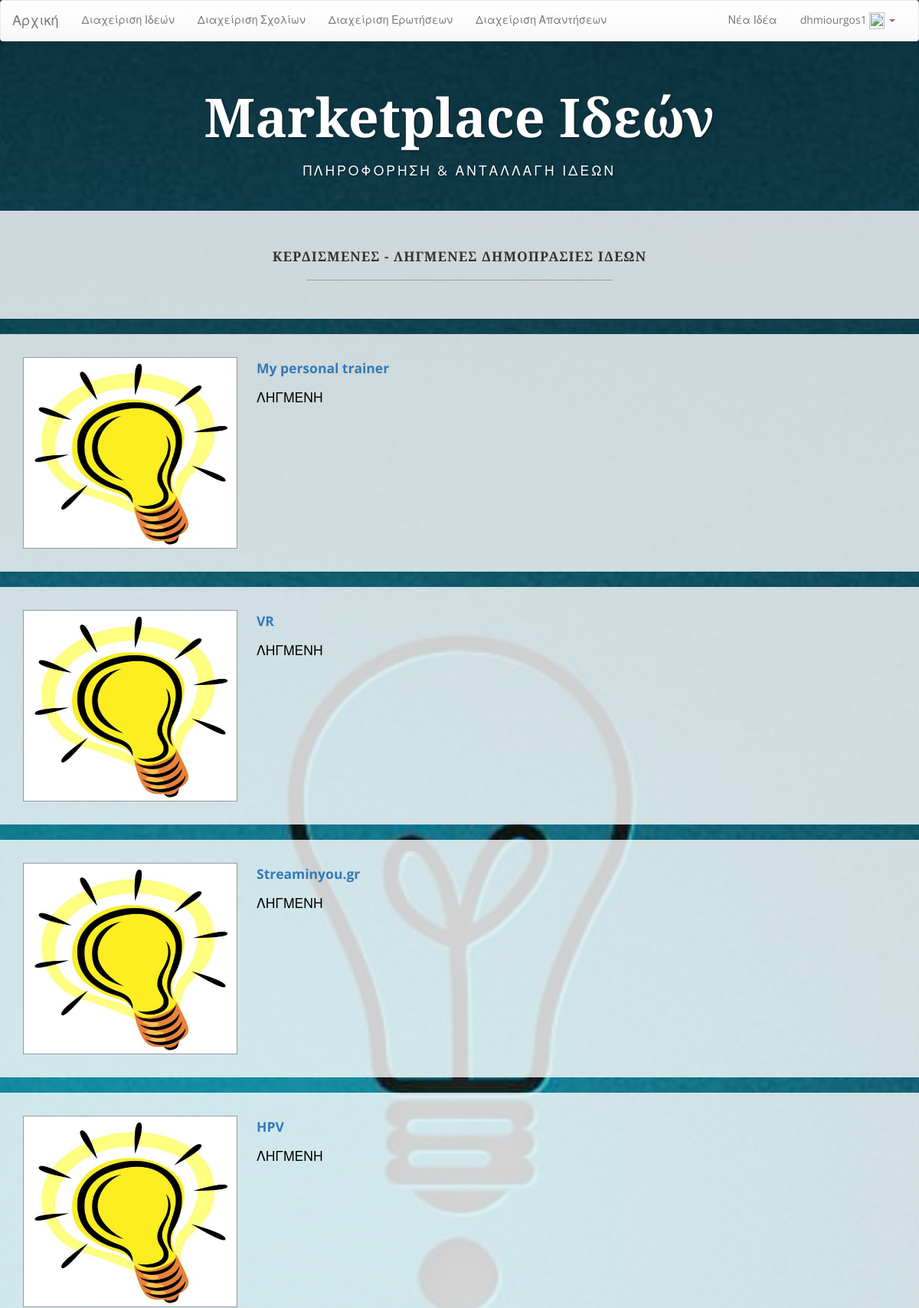
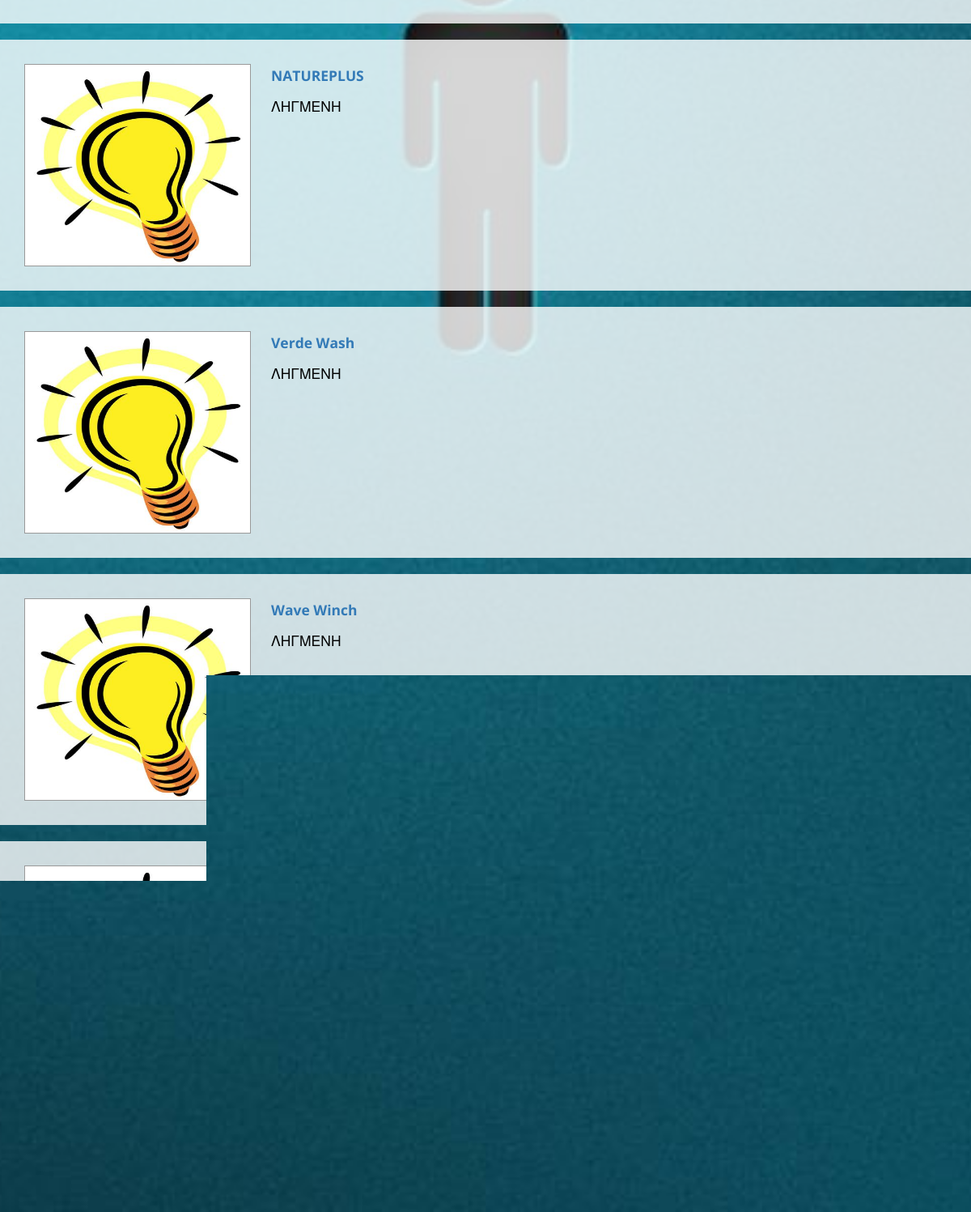
Page /IdeasMarketplace/expideas.php (signed in) on the committed database (2 pictures, top to bottom).
### tables this page shows
CREATE TABLE IF NOT EXISTS `users` (
  `id` int(11) NOT NULL,
  `first_name` text NOT NULL,
  `last_name` text NOT NULL,
  `email` text NOT NULL,
  `password` text NOT NULL,
  `type` int(11) NOT NULL,
  `sex` int(11) NOT NULL,
  `age` int(11) NOT NULL,
  `img_temp` tinyint(1) NOT NULL,
  `image` longblob NOT NULL
);

CREATE TABLE IF NOT EXISTS `auctions` (
  `id` int(11) NOT NULL,
  `name` text NOT NULL,
  `description` text NOT NULL,
  `bid_start` int(11) NOT NULL,
  `bid_min` int(11) NOT NULL,
  `buy_price` int(11) NOT NULL,
  `offer_start` datetime NOT NULL,
  `offer_end` datetime NOT NULL,
  `winner` int(11) NOT NULL
);

### IdeasMarketplace/expideas.php (the view, shortened to what this page needs)
<?php
include 'functions.php';
$conn = sqldb();
$sql = 'SELECT id,name,winner FROM auctions WHERE ((now()>offer_end) OR (winner!=0))';
$result = $conn->query($sql);
?>
<html>
    <head>
        <?php styles(); ?>
    </head>
    <body>
        <?php show_header(); ?>
        <div class="brand">Marketplace Ιδεών</div>
        <div class="address-bar">ΠΛηροφορηση & ανταλλαγη ιδεων</div>
        <div class="container">
            <?php
            if ($result->num_rows > 0) {
                ?>
                <div class="row">
                    <div class="box">
                        <div class="col-lg-12">
                            <h2 class="intro-text text-center"><b>Κερδισμενες - Ληγμενες Δημοπρασιες Ιδεων</b></h2>
                            <hr>
                        </div>
                    </div>
                </div>
                <?php
                while ($row = $result->fetch_assoc()) {
                    ?>
                    <div class="row">
                        <div class="box">
                            <div class="col-lg-12">
                                <p><a href="/idea.php?id=<?= $row['id']; ?>"><img class="img-responsive img-border img-left" style="width:280px;height: 250px;" src="img/idea.JPG" alt=""><b><?= $row['name']; ?></b></a>
                                    <br>
                                    <?php
                                    if ($row['winner'] == 0) {
                                        echo "<p>ΛΗΓΜΕΝΗ</p>";
                                    } else {
                                        echo "<p>ΕΞΑΓΟΡΑΣΜΕΝΗ</p>";
                                    }
                                    ?>
                            </div>
                        </div>
                    </div>
                    <?php
                }
            }
            ?>
        </div>
    <?php show_footer(); ?>
</body>
</html>

### IdeasMarketplace/functions.php (shortened to what this page needs)
<?php
function show_header() {
    if (isset($_SESSION['id'])) {
        $conn = sqldb();
        $sql = "SELECT first_name FROM users WHERE id=" . $_SESSION['id'];
        $result = $conn->query($sql);
        $user = $result->fetch_assoc();
    }
    ?>
    <nav class="navbar navbar-default">
        <div class="container-fluid">
            <div class="navbar-header">
                <a class="navbar-brand" href="/">Αρχική</a>
            </div>
            <div class="collapse navbar-collapse" id="bs-example-navbar-collapse-1">
                <ul class="nav navbar-nav">
                    <?php
                    if (isset($_SESSION['id'])) {
                        if ($_SESSION['type'] == 2) {
                            fix_link("/creator/");
                            echo 'Διαχείριση Ιδεών</a></li>';
                            echo 'Διαχείριση Σχολίων</a></li>';
                            echo 'Διαχείριση Ερωτήσεων</a></li>';
                            echo 'Διαχείριση Απαντήσεων</a></li>';
                        } else if ($_SESSION['type'] == 3) {
                            fix_link("/admin/");
                            echo 'Διαχείριση Χρηστών</a></li>';
                            fix_link("/admin/ideas.php");
                            echo 'Διαχείριση Ιδεών</a></li>';
                            fix_link("/admin/comments.php");
                            echo 'Διαχείριση Σχολίων</a></li>';
                            fix_link("/admin/questions.php");
                            echo 'Διαχείριση Ερωτήσεων</a></li>';
                            fix_link("/admin/answers.php");
                            echo 'Διαχείριση Απαντήσεων</a></li>';
                        }
                    }
                    ?>
                </ul>
                <ul class="nav navbar-nav navbar-right">
                    <?php
                    if (isset($_SESSION['id'])) {
                        if ($_SESSION['type'] == 2) {
                            echo 'Νέα Ιδέα</a></li>';
                        }
                        ?>
                        <li class="dropdown">
                            <a href="#" class="dropdown-toggle" data-toggle="dropdown" role="button" aria-expanded="false"><?= $user['first_name'] ?>
                                <?php if ($_SESSION['img_temp'] == 0) { ?>
                                    <img style="height: 22px;width: 20px;" src="/img/no_image.jpg">
                                <?php } else { ?>
                                    <img style="height: 22px;width: 20px;" src="../image.php">
                                <?php } ?><span class="caret"></span></a>
                            <?php
                        }
                        ?>
                </ul>
            </div>
        </div>
    </nav>
    <?php
}
function sqldb() {
    $conn = new mysqli("localhost", "root", "", "ideas");
    $conn->query("SET NAMES 'utf8'");
    $conn->query("SET CHARACTER SET 'utf8'");
    return $conn;
}
function fix_link($l) {
    echo '<li';
    if (endsWith($_SERVER['REQUEST_URI'], $l)) {
        echo ' class="active"';
    }
    echo '><a href="' . $l . '">';
}
function endsWith($haystack, $needle) {
    return $needle === "" || (($temp = strlen($haystack) - strlen($needle)) >= 0 && strpos($haystack, $needle, $temp) !== FALSE);
}
function styles() {
    ?>
    <link rel="stylesheet" href="https://maxcdn.bootstrapcdn.com/bootstrap/3.3.4/css/bootstrap.min.css">
    <link rel="stylesheet" href="https://maxcdn.bootstrapcdn.com/bootstrap/3.3.4/css/bootstrap-theme.min.css">
    <link rel="stylesheet" href="/css/style.css">
    <?php
}
function show_footer() {
    ?>
    <footer>
        <div class="container">
            <div class="row">
                <div class="col-lg-12 text-center">
                    <p>ICSD</p>
                </div>
            </div>
        </div>
    </footer>
<?php }
?>

### IdeasMarketplace/css/style.css (style rules this page uses)
body { font-family: "Open Sans","Helvetica Neue",Helvetica,Arial,sans-serif; background: url('../img/bg.jpg') no-repeat center center fixed; -webkit-background-size: cover; -moz-background-size: cover; background-size: cover; -o-background-size: cover; }
h1, h2, h3, h4, h5, h6 { font-family: "Josefin Slab","Helvetica Neue",Helvetica,Arial,sans-serif; font-weight: 700; letter-spacing: 1px; }
p { font-size: 1.25em; line-height: 1.6; color: #000; }
hr { max-width: 400px; border-color: #999999; }
.brand, .address-bar { display: none; }
.box { margin-bottom: 20px; padding: 30px 15px; background: #fff; background: rgba(255,255,255,0.8); }
.intro-text { text-transform: uppercase; font-size: 1.25em; font-weight: 400; letter-spacing: 1px; }
.img-border { float: none; margin: 0 auto 0; border: #999999 solid 1px; }
.img-left { float: none; margin: 0 auto 0; }
footer { background: #fff; background: rgba(255,255,255,0.7); }
footer p { margin: 0; padding: 50px 0; }
@media screen and (min-width:768px) { .brand { display: inherit; margin: 0; padding: 30px 0 10px; text-align: center; text-shadow: 1px 1px 2px rgba(0,0,0,0.5); font-family: "Josefin Slab","Helvetica Neue",Helvetica,Arial,sans-serif; font-size: 5em; font-weight: 700; line-height: normal; color: #fff; } }
@media screen and (min-width:768px) { .img-left { float: left; margin-right: 25px; } }
@media screen and (min-width:768px) { .address-bar { display: inherit; margin: 0; padding: 0 0 40px; text-align: center; text-shadow: 1px 1px 2px rgba(0,0,0,0.5); text-transform: uppercase; font-size: 1.25em; font-weight: 400; letter-spacing: 3px; color: #fff; } }
@media screen and (min-width:1200px) { .box:after { content: ''; display: table; clear: both; } }

### IdeasMarketplace/expideas.php (style rules this page uses)
.container { width:1200px; }

### rows in the picture
users: first_name "dhmiourgos1"
auctions: name "My personal trainer", winner "ΛΗΓΜΕΝΗ"
auctions: name "VR", winner "ΛΗΓΜΕΝΗ"
auctions: name "Streaminyou.gr", winner "ΛΗΓΜΕΝΗ"
auctions: name "HPV", winner "ΛΗΓΜΕΝΗ"
auctions: name "NATUREPLUS", winner "ΛΗΓΜΕΝΗ"
auctions: name "Verde Wash", winner "ΛΗΓΜΕΝΗ"
auctions: name "Wave Winch", winner "ΛΗΓΜΕΝΗ"
